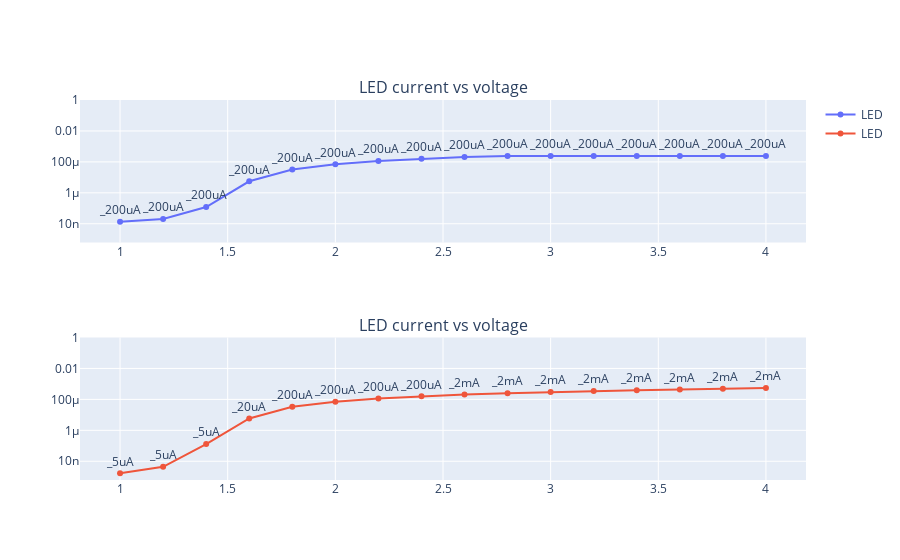

Write notebook code for a chart like this one.
### Markdown cell above
### Plotting the results
The following plots show the difference between the sweep with and without autorange. 
With a fixed value of 200uA, the current curve saturates at approximately this value.  
With an autorange set, the better resolution at low currents becomes clear. 
The curve does not saturate and reaches around 500uA. The plots are annotated with the current ranges:

### Code cell
from plotly.subplots import make_subplots
def create_fig():  
    fig = make_subplots(rows=2, cols=1,  subplot_titles=("LED current vs voltage", "LED current vs voltage"))
    fig.add_trace(go.Scatter(x=sweep_without_outorange[0], y=sweep_without_outorange[1],
                        mode='lines+markers+text',
                        text = sweep_without_outorange[3],
                        textposition="top center",
                        name='LED'),  row=1, col=1)
    fig.add_trace(go.Scatter(x=sweep_with_outorange[0], y=sweep_with_outorange[1],
                        mode='lines+markers+text',
                        text = sweep_with_outorange[3],
                        textposition="top center",
                        name='LED'),  row=2, col=1)
    fig.update_yaxes(type="log", range=[np.log(0.0001),np.log(1)], row=1, col=1)
    fig.update_yaxes(type="log", range=[np.log(0.0001),np.log(1)], row=2, col=1)
    fig.update_layout(height=600)
    return fig
fig = create_fig()
fig
#uncomment in pure python script:
#fig.show()

### Figure 1 — Plotly figure (JSON) as saved in the notebook; plotly's stock layout.template omitted (floating-point values rounded to 4 significant figures)
{"data": [{"mode": "lines+markers+text", "name": "LED", "text": ["_200uA", "_200uA", "_200uA", "_200uA", "_200uA", "_200uA", "_200uA", "_200uA", "_200uA", "_200uA", "_200uA", "_200uA", "_200uA", "_200uA", "_200uA", "_200uA"], "textposition": "top center", "type": "scatter", "x": [1, 1.2, 1.4, 1.6, 1.8, 2.0, 2.2, 2.4, 2.6, 2.8, 3.0, 3.2, 3.4, 3.6, 3.8, 4.0], "xaxis": "x", "y": [1.343e-08, 2.014e-08, 1.208e-07, 5.566e-06, 3.211e-05, 6.988e-05, 0.0001126, 0.0001572, 0.0002033, 0.0002373, 0.0002402, 0.0002402, 0.0002402, 0.0002403, 0.0002402, 0.0002402], "yaxis": "y"}, {"mode": "lines+markers+text", "name": "LED", "text": ["_5uA", "_5uA", "_5uA", "_20uA", "_200uA", "_200uA", "_200uA", "_200uA", "_2mA", "_2mA", "_2mA", "_2mA", "_2mA", "_2mA", "_2mA", "_2mA"], "textposition": "top center", "type": "scatter", "x": [1, 1.2, 1.4, 1.6, 1.8, 2.0, 2.2, 2.4, 2.6, 2.8, 3.0, 3.2, 3.4, 3.6, 3.8, 4.0], "xaxis": "x2", "y": [1.678e-09, 4.364e-09, 1.301e-07, 5.885e-06, 3.299e-05, 7.091e-05, 0.0001132, 0.0001579, 0.0002035, 0.0002507, 0.000298, 0.0003462, 0.0003948, 0.0004436, 0.0004927, 0.0005421], "yaxis": "y2"}], "layout": {"annotations": [{"font": {"size": 16}, "showarrow": false, "text": "LED current vs voltage", "x": 0.5, "xanchor": "center", "xref": "paper", "y": 1, "yanchor": "bottom", "yref": "paper"}, {"font": {"size": 16}, "showarrow": false, "text": "LED current vs voltage", "x": 0.5, "xanchor": "center", "xref": "paper", "y": 0.375, "yanchor": "bottom", "yref": "paper"}], "autosize": true, "xaxis": {"anchor": "y", "autorange": true, "domain": [0, 1], "range": [0.8181, 4.182], "type": "linear"}, "xaxis2": {"anchor": "y2", "autorange": true, "domain": [0, 1], "range": [0.8181, 4.182], "type": "linear"}, "yaxis": {"anchor": "x", "domain": [0.625, 1], "range": [-9.21, 0], "type": "log"}, "yaxis2": {"anchor": "x2", "domain": [0, 0.375], "range": [-9.21, 0], "type": "log"}}}
